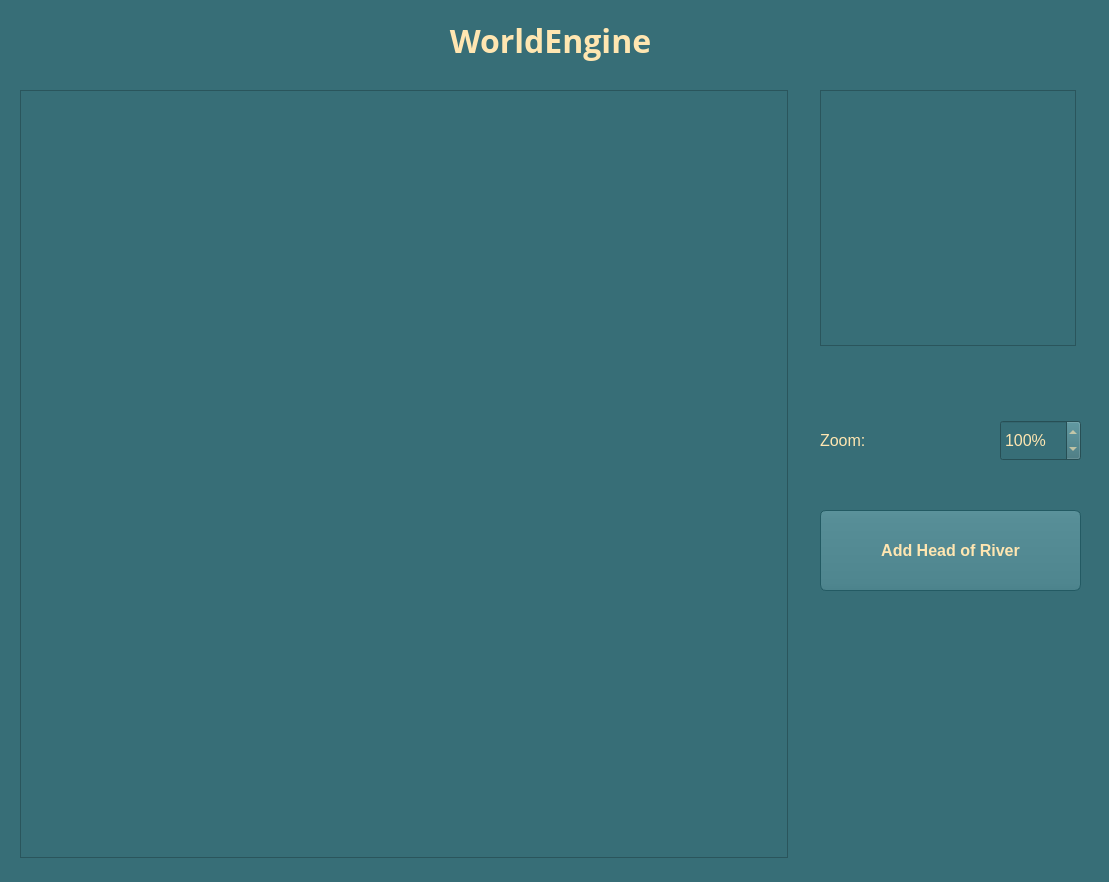
<?xml version="1.0" encoding="UTF-8"?>
<ui version="4.0">
 <class>Dialog</class>
 <widget class="QDialog" name="Dialog">
  <property name="geometry">
   <rect>
    <x>0</x>
    <y>0</y>
    <width>1109</width>
    <height>882</height>
   </rect>
  </property>
  <property name="windowTitle">
   <string>Dialog</string>
  </property>
  <property name="styleSheet">
   <string notr="true">QToolTip
{
     border: 1px solid black;
     background-color: #FF9930;
     padding: 1px;
     border-radius: 3px;
     opacity: 100;
}

QWidget
{
    color: #FFE6B1;
    background-color: #376E77;
}

QLabel
{
    background-color: transparent;
}

QWidget:item:hover
{
    background-color: QLinearGradient( x1: 0, y1: 0, x2: 0, y2: 1, stop: 0 #FF9930, stop: 1 #942610);
    color: #000000;
}

QWidget:item:selected
{
    background-color: QLinearGradient( x1: 0, y1: 0, x2: 0, y2: 1, stop: 0 #FF9930, stop: 1 #452102);
}

QMenuBar::item
{
    background: transparent;
}

QMenuBar::item:selected
{
    background: transparent;
    border: 1px solid #FFE6B1;
}

QMenuBar::item:pressed
{
    background: #498089;
    border: 1px solid #000;
    background-color: QLinearGradient(
        x1:0, y1:0,
        x2:0, y2:1,
        stop:1 #265D66,
        stop:0.4 #397079/*,
        stop:0.2 #397079,
        stop:0.1 #FFE6B1*/
    );
    margin-bottom:-1px;
    padding-bottom:1px;
}

QMenu
{
    border: 1px solid #000;
}

QMenu::item
{
    padding: 2px 20px 2px 20px;
}

QMenu::item:selected
{
    color: #000000;
}

QWidget:disabled
{
    color: #457C85;
    background-color: #376E77;
}

QAbstractItemView
{
    background-color: QLinearGradient( x1: 0, y1: 0, x2: 0, y2: 1, stop: 0 #528992, stop: 0.1 #689FA8, stop: 1 #6299A2);
}

QWidget:focus
{
    /*border: 2px solid QLinearGradient( x1: 0, y1: 0, x2: 0, y2: 1, stop: 0 #FF9930, stop: 1 #452102);*/
}

QLineEdit
{
    background-color: QLinearGradient( x1: 0, y1: 0, x2: 0, y2: 1, stop: 0 #528992, stop: 0 #689FA8, stop: 1 #6299A2);
    padding: 1px;
    border-style: solid;
    border: 1px solid #235A63;
    border-radius: 5;
}

QPushButton
{
    color: #FFE6B1;
    background-color: QLinearGradient( x1: 0, y1: 0, x2: 0, y2: 1, stop: 0 #5B929B, stop: 0.1 #578E97, stop: 0.5 #538A93, stop: 0.9 #4F868F, stop: 1 #4B828B);
    border-width: 1px;
    border-color: #235A63;
    border-style: solid;
    border-radius: 6;
    padding: 3px;
    font-size: 16px;
    font-weight: bold;
    padding-left: 5px;
    padding-right: 5px;
}

QPushButton:pressed
{
    background-color: QLinearGradient( x1: 0, y1: 0, x2: 0, y2: 1, stop: 0 #326972, stop: 0.1 #306770, stop: 0.5 #2E656E, stop: 0.9 #2D646D, stop: 1 #2A616A);
}

QComboBox
{
    selection-background-color: #FFE6B1;
    background-color: QLinearGradient( x1: 0, y1: 0, x2: 0, y2: 1, stop: 0 #5B929B, stop: 0.1 #578E97, stop: 0.5 #538A93, stop: 0.9 #4F868F, stop: 1 #4B828B);
    border-style: solid;
    border: 1px solid #235A63;
    border-radius: 5;
}

QComboBox:hover,QPushButton:hover
{
/*    border: 2px solid QLinearGradient( x1: 0, y1: 0, x2: 0, y2: 1, stop: 0 #FF9930, stop: 1 #452102);*/
    background-color: QLinearGradient( x1: 0, y1: 0, x2: 0, y2: 1, stop: 0 #FF9930, stop: 1 #942610);
}


QComboBox:on
{
    padding-top: 3px;
    padding-left: 4px;
    background-color: QLinearGradient( x1: 0, y1: 0, x2: 0, y2: 1, stop: 0 #326972, stop: 0.1 #306770, stop: 0.5 #2E656E, stop: 0.9 #2D646D, stop: 1 #2A616A);
    selection-background-color: #FFE6B1;
}

QComboBox QAbstractItemView
{
    border: 2px solid darkgray;
    selection-background-color: QLinearGradient( x1: 0, y1: 0, x2: 0, y2: 1, stop: 0 #FF9930, stop: 1 #452102);
}

QComboBox::drop-down
{
     subcontrol-origin: padding;
     subcontrol-position: top right;
     width: 15px;

     border-left-width: 0px;
     border-left-color: darkgray;
     border-left-style: solid; /* just a single line */
     border-top-right-radius: 3px; /* same radius as the QComboBox */
     border-bottom-right-radius: 3px;
 }

QComboBox::down-arrow
{
     image: url(:/down_arrow.png);
}

QGroupBox:focus
{
border: 2px solid QLinearGradient( x1: 0, y1: 0, x2: 0, y2: 1, stop: 0 #FF9930, stop: 1 #452102);
}

QTextEdit:focus
{
    border: 2px solid QLinearGradient( x1: 0, y1: 0, x2: 0, y2: 1, stop: 0 #FF9930, stop: 1 #452102);
}

QScrollBar:horizontal {
     border: 1px solid #275E67;
     background: QLinearGradient( x1: 0, y1: 0, x2: 0, y2: 1, stop: 0.0 #174E57, stop: 0.2 #2D646D, stop: 1 #4D828D);
     height: 7px;
     margin: 0px 16px 0 16px;
}

QScrollBar::handle:horizontal
{
      background: QLinearGradient( x1: 0, y1: 0, x2: 1, y2: 0, stop: 0 #FF9930, stop: 0.5 #452102, stop: 1 #FF9930);
      min-height: 20px;
      border-radius: 2px;
}

QScrollBar::add-line:horizontal {
      border: 1px solid #20575E;
      border-radius: 2px;
      background: QLinearGradient( x1: 0, y1: 0, x2: 1, y2: 0, stop: 0 #FF9930, stop: 1 #452102);
      width: 14px;
      subcontrol-position: right;
      subcontrol-origin: margin;
}

QScrollBar::sub-line:horizontal {
      border: 1px solid #20575E;
      border-radius: 2px;
      background: QLinearGradient( x1: 0, y1: 0, x2: 1, y2: 0, stop: 0 #FF9930, stop: 1 #452102);
      width: 14px;
     subcontrol-position: left;
     subcontrol-origin: margin;
}

QScrollBar::right-arrow:horizontal, QScrollBar::left-arrow:horizontal
{
      border: 1px solid black;
      width: 1px;
      height: 1px;
      background: white;
}

QScrollBar::add-page:horizontal, QScrollBar::sub-page:horizontal
{
      background: none;
}

QScrollBar:vertical
{
      background: QLinearGradient( x1: 0, y1: 0, x2: 1, y2: 0, stop: 0.0 #174E57, stop: 0.2 #2D646D, stop: 1 #4D828D);
      width: 7px;
      margin: 16px 0 16px 0;
      border: 1px solid #275E67;
}

QScrollBar::handle:vertical
{
      background: QLinearGradient( x1: 0, y1: 0, x2: 0, y2: 1, stop: 0 #FF9930, stop: 0.5 #452102, stop: 1 #FF9930);
      min-height: 20px;
      border-radius: 2px;
}

QScrollBar::add-line:vertical
{
      border: 1px solid #20575E;
      border-radius: 2px;
      background: QLinearGradient( x1: 0, y1: 0, x2: 0, y2: 1, stop: 0 #FF9930, stop: 1 #452102);
      height: 14px;
      subcontrol-position: bottom;
      subcontrol-origin: margin;
}

QScrollBar::sub-line:vertical
{
      border: 1px solid #20575E;
      border-radius: 2px;
      background: QLinearGradient( x1: 0, y1: 0, x2: 0, y2: 1, stop: 0 #452102, stop: 1 #FF9930);
      height: 14px;
      subcontrol-position: top;
      subcontrol-origin: margin;
}

QScrollBar::up-arrow:vertical, QScrollBar::down-arrow:vertical
{
      border: 1px solid black;
      width: 1px;
      height: 1px;
      background: white;
}


QScrollBar::add-page:vertical, QScrollBar::sub-page:vertical
{
      background: none;
}

QTextEdit
{
    background-color: #296069;
}

QPlainTextEdit
{
    background-color: #296069;
}

QHeaderView::section
{
    background-color: QLinearGradient(x1:0, y1:0, x2:0, y2:1, stop:0 #669DA6, stop: 0.5 #558C95, stop: 0.6 #487F88, stop:1 #69A0A9);
    color: white;
    padding-left: 4px;
    border: 1px solid #70A7B0;
}

QCheckBox:disabled
{
color: #467D86;
}

QDockWidget::title
{
    text-align: center;
    spacing: 3px; /* spacing between items in the tool bar */
    background-color: QLinearGradient(x1:0, y1:0, x2:0, y2:1, stop:0 #376E77, stop: 0.5 #296069, stop:1 #376E77);
}

QDockWidget::close-button, QDockWidget::float-button
{
    text-align: center;
    spacing: 1px; /* spacing between items in the tool bar */
    background-color: QLinearGradient(x1:0, y1:0, x2:0, y2:1, stop:0 #376E77, stop: 0.5 #296069, stop:1 #376E77);
}

QDockWidget::close-button:hover, QDockWidget::float-button:hover
{
    background: #296069;
}

QDockWidget::close-button:pressed, QDockWidget::float-button:pressed
{
    padding: 1px -1px -1px 1px;
}

QMainWindow::separator
{
    background-color: QLinearGradient(x1:0, y1:0, x2:0, y2:1, stop:0 #1B525B, stop: 0.5 #1A515A, stop: 0.6 #265D66, stop:1 #397079);
    color: white;
    padding-left: 4px;
    border: 1px solid #518891;
    spacing: 3px; /* spacing between items in the tool bar */
}

QMainWindow::separator:hover
{

    background-color: QLinearGradient(x1:0, y1:0, x2:0, y2:1, stop:0 #452102, stop:0.5 #b56c17 stop:1 #FF9930);
    color: white;
    padding-left: 4px;
    border: 1px solid #70A7B0;
    spacing: 3px; /* spacing between items in the tool bar */
}

QToolBar::handle
{
     spacing: 3px; /* spacing between items in the tool bar */
     background: url(:/images/handle.png);
}

QMenu::separator
{
    height: 2px;
    background-color: QLinearGradient(x1:0, y1:0, x2:0, y2:1, stop:0 #1B525B, stop: 0.5 #1A515A, stop: 0.6 #265D66, stop:1 #397079);
    color: white;
    padding-left: 4px;
    margin-left: 10px;
    margin-right: 5px;
}

QProgressBar
{
    border: 2px solid grey;
    border-radius: 5px;
    text-align: center;
}

QProgressBar::chunk
{
    background-color: #452102;
    width: 2.15px;
    margin: 0.5px;
}

QTabBar::tab {
    color: #452102;
    border: 1px solid #498089;
    border-bottom-style: none;
    background-color: #376E77;
    padding-left: 10px;
    padding-right: 10px;
    padding-top: 3px;
    padding-bottom: 2px;
    margin-right: -1px;
}

QTabWidget::pane {
    border: 1px solid #498089;
    top: 1px;
}

QTabBar::tab:last
{
    margin-right: 0; /* the last selected tab has nothing to overlap with on the right */
    border-top-right-radius: 3px;
}

QTabBar::tab:first:!selected
{
 margin-left: 0px; /* the last selected tab has nothing to overlap with on the right */


    border-top-left-radius: 3px;
}

QTabBar::tab:!selected
{
    color: #452102;
    border-bottom-style: solid;
    margin-top: 3px;
    background-color: QLinearGradient(x1:0, y1:0, x2:0, y2:1, stop:1 #265D66, stop:.4 #397079);
}

QTabBar::tab:selected
{
    border-top-left-radius: 3px;
    border-top-right-radius: 3px;
    margin-bottom: 0px;
}

QTabBar::tab:!selected:hover
{
    /*border-top: 2px solid #FFE6B1;
    padding-bottom: 3px;*/
    border-top-left-radius: 3px;
    border-top-right-radius: 3px;
    background-color: QLinearGradient(x1:0, y1:0, x2:0, y2:1, stop:1 #265D66, stop:0.4 #397079, stop:0.2 #397079, stop:0.1 #FFE6B1);
}

QRadioButton::indicator:checked, QRadioButton::indicator:unchecked{
    color: #452102;
    background-color: #376E77;
    border: 1px solid #452102;
    border-radius: 6px;
}

QRadioButton::indicator:checked
{
    background-color: qradialgradient(
        cx: 0.5, cy: 0.5,
        fx: 0.5, fy: 0.5,
        radius: 1.0,
        stop: 0.25 #FFE6B1,
        stop: 0.3 #376E77
    );
}

QCheckBox::indicator{
    color: #452102;
    background-color: #376E77;
    border: 1px solid #452102;
    width: 9px;
    height: 9px;
}

QRadioButton::indicator
{
    border-radius: 6px;
}

QRadioButton::indicator:hover, QCheckBox::indicator:hover
{
    border: 1px solid #FFE6B1;
}

QCheckBox::indicator:checked
{
    image:url(:/images/checkbox.png);
}

QCheckBox::indicator:disabled, QRadioButton::indicator:disabled
{
    border: 1px solid #498089;
}
</string>
  </property>
  <widget class="QLabel" name="label_2">
   <property name="geometry">
    <rect>
     <x>10</x>
     <y>10</y>
     <width>64</width>
     <height>64</height>
    </rect>
   </property>
   <property name="text">
    <string/>
   </property>
   <property name="pixmap">
    <pixmap resource="worldengine.qrc">:/Images/seed_48791_elevation.png</pixmap>
   </property>
   <property name="scaledContents">
    <bool>true</bool>
   </property>
  </widget>
  <widget class="QLabel" name="label_52">
   <property name="geometry">
    <rect>
     <x>1030</x>
     <y>10</y>
     <width>64</width>
     <height>64</height>
    </rect>
   </property>
   <property name="text">
    <string/>
   </property>
   <property name="pixmap">
    <pixmap resource="worldengine.qrc">:/Images/seed_48791_elevation.png</pixmap>
   </property>
   <property name="scaledContents">
    <bool>true</bool>
   </property>
  </widget>
  <widget class="QLabel" name="label_6">
   <property name="geometry">
    <rect>
     <x>80</x>
     <y>10</y>
     <width>941</width>
     <height>61</height>
    </rect>
   </property>
   <property name="font">
    <font>
     <family>Open Sans</family>
     <pointsize>24</pointsize>
     <weight>75</weight>
     <bold>true</bold>
    </font>
   </property>
   <property name="text">
    <string>&lt;html&gt;&lt;head/&gt;&lt;body&gt;&lt;p&gt;WorldEngine&lt;/p&gt;&lt;/body&gt;&lt;/html&gt;</string>
   </property>
   <property name="alignment">
    <set>Qt::AlignCenter</set>
   </property>
  </widget>
  <widget class="QGraphicsView" name="gvMain">
   <property name="geometry">
    <rect>
     <x>20</x>
     <y>90</y>
     <width>768</width>
     <height>768</height>
    </rect>
   </property>
   <property name="dragMode">
    <enum>QGraphicsView::RubberBandDrag</enum>
   </property>
  </widget>
  <widget class="QSpinBox" name="spnZoom">
   <property name="geometry">
    <rect>
     <x>1000</x>
     <y>420</y>
     <width>81</width>
     <height>41</height>
    </rect>
   </property>
   <property name="font">
    <font>
     <pointsize>-1</pointsize>
    </font>
   </property>
   <property name="styleSheet">
    <string notr="true">font-size: 16px</string>
   </property>
   <property name="suffix">
    <string>%</string>
   </property>
   <property name="minimum">
    <number>25</number>
   </property>
   <property name="maximum">
    <number>500</number>
   </property>
   <property name="singleStep">
    <number>25</number>
   </property>
   <property name="value">
    <number>100</number>
   </property>
  </widget>
  <widget class="QLabel" name="label">
   <property name="geometry">
    <rect>
     <x>820</x>
     <y>430</y>
     <width>131</width>
     <height>21</height>
    </rect>
   </property>
   <property name="font">
    <font>
     <pointsize>-1</pointsize>
    </font>
   </property>
   <property name="styleSheet">
    <string notr="true">font-size: 16px</string>
   </property>
   <property name="text">
    <string>Zoom:</string>
   </property>
  </widget>
  <widget class="QGraphicsView" name="gvMini">
   <property name="geometry">
    <rect>
     <x>820</x>
     <y>90</y>
     <width>256</width>
     <height>256</height>
    </rect>
   </property>
   <property name="dragMode">
    <enum>QGraphicsView::NoDrag</enum>
   </property>
  </widget>
  <widget class="QPushButton" name="btnRiver">
   <property name="geometry">
    <rect>
     <x>820</x>
     <y>510</y>
     <width>261</width>
     <height>81</height>
    </rect>
   </property>
   <property name="text">
    <string>Add Head of River</string>
   </property>
  </widget>
 </widget>
 <resources>
  <include location="worldengine.qrc"/>
  <include location="worldengine.qrc"/>
 </resources>
 <connections/>
</ui>
